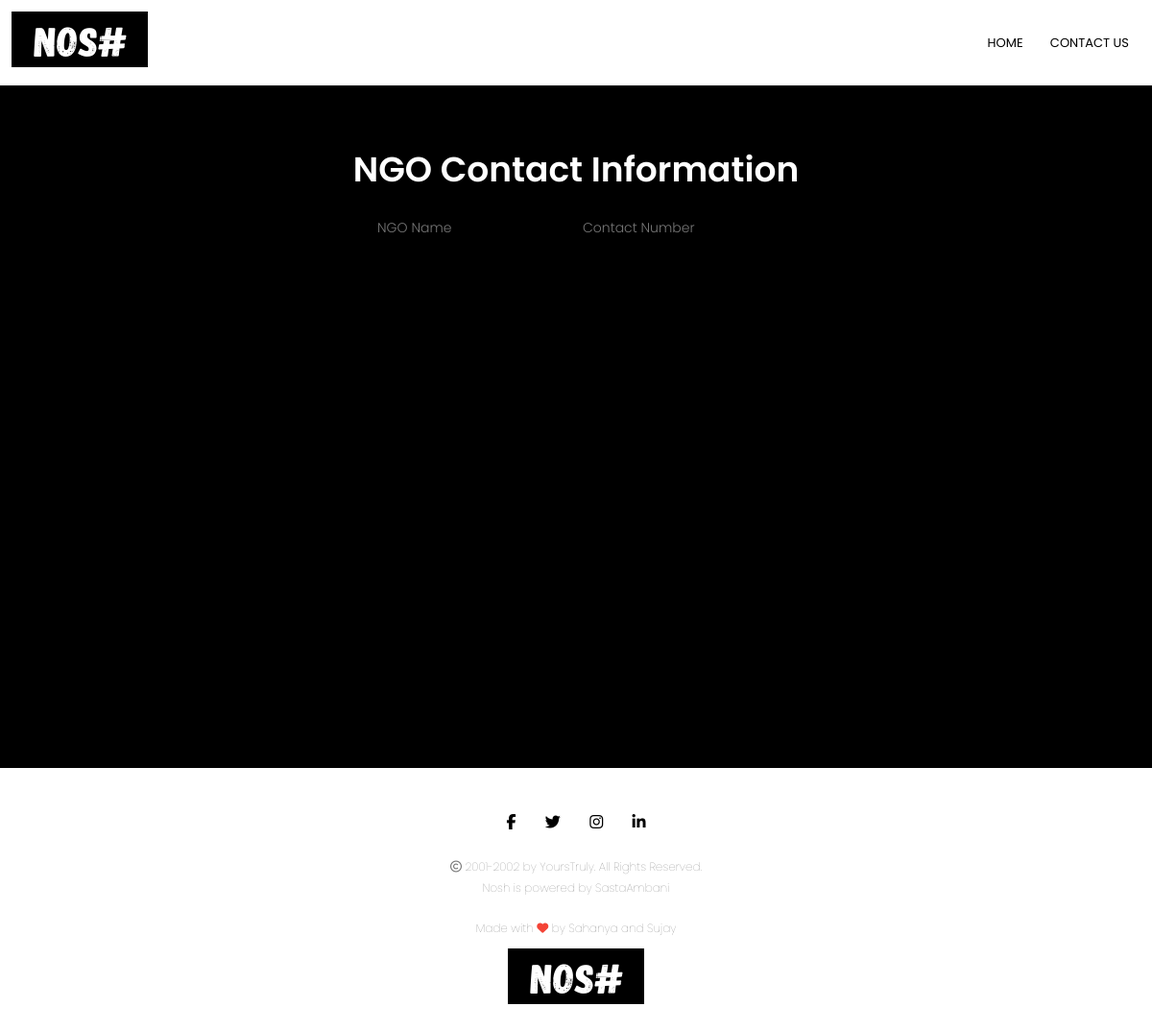
The page /NGO on the database as committed earlier.
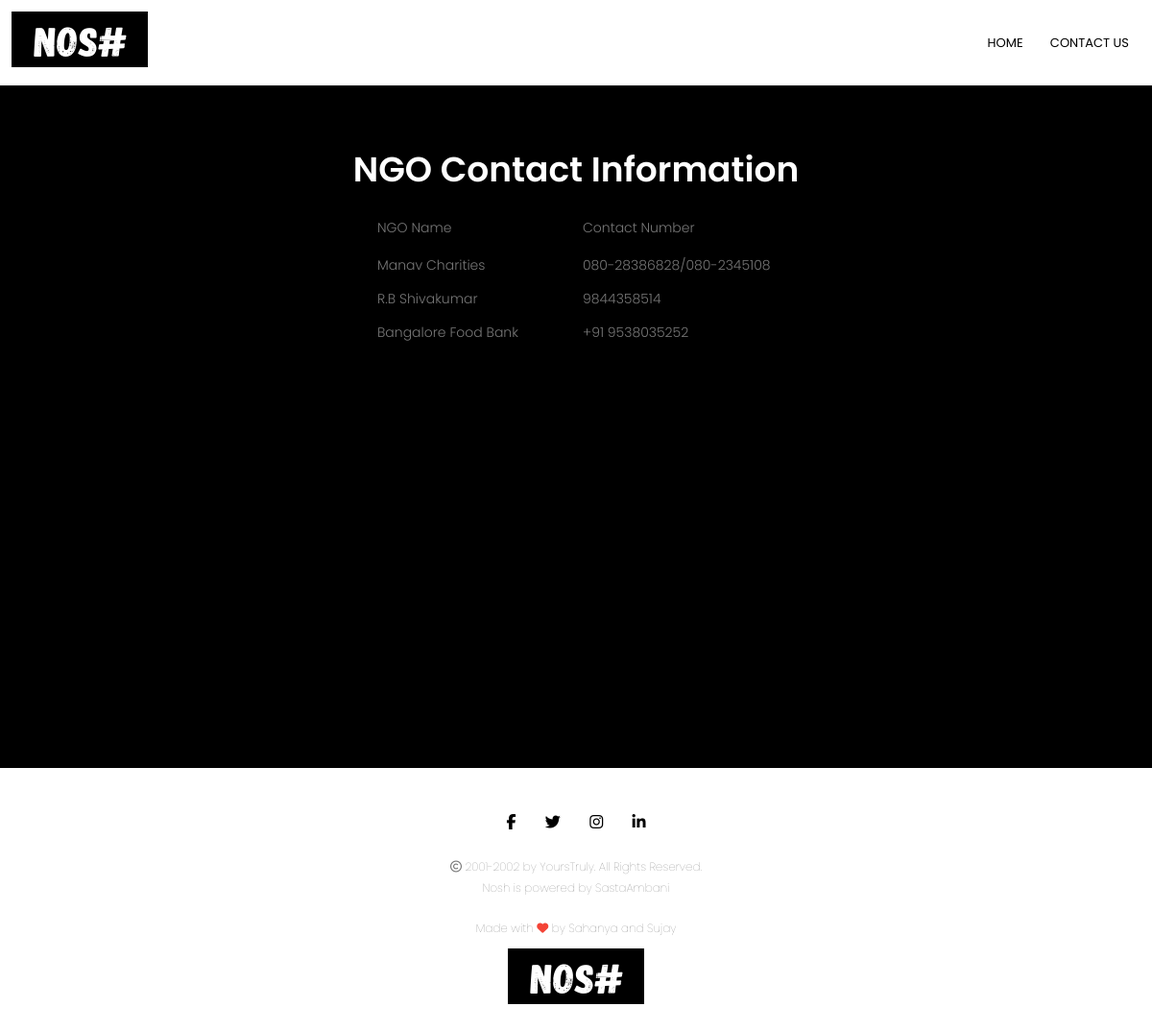
The same page on the database as committed later.
### tables this page shows
CREATE TABLE "NGO" (
	"NAME"	TEXT NOT NULL,
	"Contact_Number"	TEXT NOT NULL,
	PRIMARY KEY("NAME")
);

### app.py (the view)
@app.route('/NGO',methods=['GET'])
def ngo():
    con=sqlite3.connect('nosh.db')
    c=con.cursor()
    c.execute("SELECT * FROM NGO")
    data=c.fetchall()
    return render_template("ngo.html",value=data)

### templates/ngo.html
<!DOCTYPE html>{% extends "base.html" %} {% block title %} Nosh | NGOs {% endblock %} {% block CSSlink %}
<link rel="stylesheet" type="text/css" href="{{ url_for('static',filename='Enter_id.css') }}"> {% endblock %} {% block content %}
<div class="NGOtb">
    <h1>NGO Contact Information</h1>
    <form method="get">
        <table>
            <tr>
                <td class="coltitle" style="width: 200px; height: 30px;">NGO Name</td>
                <td class="coltitle" style="width: 200px; height: 30px;">Contact Number</td>
            </tr>
            {% for row in value %}
            <tr>
                <td style="width: 200px; height: 15px;">{{row[0]}}</td>
                <td style="width: 200px; height: 15px;">{{row[1]}}</td>
            </tr>
            {% endfor %}
        </table>
    </form>
</div>
{% endblock %}

### templates/base.html (shortened to what this page needs)
<!DOCTYPE html>
<html lang="en">
<head>
    {% block CSSlink %} {% endblock %}
    <link rel="stylesheet" type="text/css" href="{{ url_for('static',filename='base.css') }}">
</head>
<body>
    <section class="header">
        <nav>
            <a href="/"><img src="{{ url_for('static',filename='images/logo.png') }}"></a>
            <div class="nav-links" id="navlinks">
                <ul>
                    <li><a href="/">HOME</a></li>
                    <li><a href="/aboutUs">CONTACT US</a></li>
                </ul>
            </div>
        </nav>
        {% block content %} {% endblock %}
    </section>
    <section class="footer">
        <div class="icons">
            <i class="fa fa-facebook"></i>
            <i class="fa fa-twitter"></i>
            <i class="fa fa-instagram"></i>
            <i class="fa fa-linkedin"></i>
        </div>
        <div class="tinytext">
            <p><i class="fa fa-copyright"></i> 2001-2002 by YoursTruly. All Rights Reserved. <br>Nosh is powered by SastaAmbani</p>
            <p class="Mlove">Made with <i class="fa fa-heart"></i> by Sahanya and Sujay <br></p>
            <a href="/"><img src="{{ url_for('static',filename='images/logo.png') }}"></a>
        </div>
    </section>
</body>
</html>

### static/Enter_id.css (style rules this page uses)
.header { min-height: 100vh; width: 100%; background-color: black; background-position: center; background-size: cover; position: relative; }
h1 { font-size: 36px; font-weight: 600; margin-top: 60px; color: white; text-align: center; }
table { color: #777; font-size: 14px; font-weight: 300; margin-top: 5%; padding: 10px; margin: auto; border: 10px; }
td { padding: 6px; }

### static/base.css (style rules this page uses)
* { margin: 0; padding: 0; font-family: 'Poppins', sans-serif; }
nav { display: flex; padding: 1%; justify-content: space-evenly; background-color: white; align-items: center; }
.nav-links { flex: 1; text-align: right; }
.nav-links ul li { list-style: none; display: inline-block; padding: 8px 12px; position: relative; }
.nav-links ul li a { color: black; text-decoration: none; font-size: 13px; }
.nav-links ul li::after { content: ""; width: 0%; height: 2px; background: black; display: block; margin: auto; transition: 0.5s; }
p { color: #777; font-size: 14px; font-weight: 300; line-height: 22px; padding: 10px; }
.footer { width: 100%; text-align: center; padding: 30px 0; }
.icons .fa { margin: 0 13px; cursor: pointer; padding: 18px 0; }
.fa-heart { color: #f44336; }
.tinytext p { font-size: 12px; font-weight: 100; }

Rows that differ between the two databases and show on the page:
added NGO: NAME "Manav Charities", Contact_Number "080-28386828/080-2345108"
added NGO: NAME "R.B Shivakumar", Contact_Number "9844358514"
added NGO: NAME "Bangalore Food Bank", Contact_Number "+91 9538035252"
